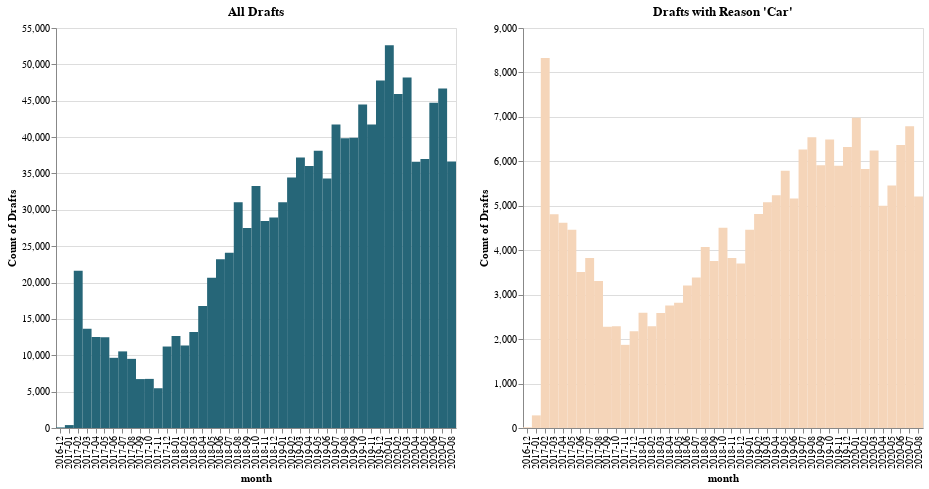

Here is the notebook cell this chart was saved with:
### Code cell
all_reason_month = (
    alt.Chart(df_reason_all_month)
    .mark_rect(color=petrol, size=5)
    .encode(
        alt.X("month:O", title="month"),
        alt.Y("all_drafts:Q", title="Count of Drafts", sort="x"),
        tooltip="all_drafts:Q",
    )
    .properties(width=400, height=400)
)

all_reason_car_month = (
    alt.Chart(df_reason_car_month)
    .mark_rect(color=beige, size=5)
    .encode(
        alt.X("month:O", title="month"),
        alt.Y("all_drafts:Q", title="Count of Drafts", sort="x"),
        tooltip="all_drafts:Q",
    )
    .properties(width=400, height=400)
)

all_reason_used_car_month = (
    alt.Chart(df_reason_used_car_month)
    .mark_rect(color=blue, size=5)
    .encode(
        alt.X("month:O", title="month"),
        alt.Y("all_drafts:Q", title="Count of Drafts", sort="x"),
        tooltip="all_drafts:Q",
    )
    .properties(width=400, height=400)
)

all_reason_appliances_month = (
    alt.Chart(df_reason_appliances_month)
    .mark_rect(color=pink, size=5)
    .encode(
        alt.X("month:O", title="month"),
        alt.Y("all_drafts:Q", title="Count of Drafts", sort="x"),
        tooltip="all_drafts:Q",
    )
    .properties(width=400, height=400)
)


all_reason_month.properties(title="All Drafts") | all_reason_car_month.properties(
    title="Drafts with Reason 'Car'"
)

### Figure 1 — Vega-Lite specification as saved in the notebook (floating-point values rounded to 4 significant figures)
{"config": {"view": {"continuousWidth": 400, "continuousHeight": 300}}, "hconcat": [{"data": {"name": "data-96e496b1e4dd10ef812b01f3c43a6344"}, "mark": {"type": "rect", "color": "#266678 ", "size": 5}, "encoding": {"tooltip": {"type": "quantitative", "field": "all_drafts"}, "x": {"type": "ordinal", "field": "month", "title": "month"}, "y": {"type": "quantitative", "field": "all_drafts", "sort": "x", "title": "Count of Drafts"}}, "height": 400, "title": "All Drafts", "width": 400}, {"data": {"name": "data-eb846f12a679cda8bad73d4cc1a4328b"}, "mark": {"type": "rect", "color": "#F5D5B9", "size": 5}, "encoding": {"tooltip": {"type": "quantitative", "field": "all_drafts"}, "x": {"type": "ordinal", "field": "month", "title": "month"}, "y": {"type": "quantitative", "field": "all_drafts", "sort": "x", "title": "Count of Drafts"}}, "height": 400, "title": "Drafts with Reason 'Car'", "width": 400}], "$schema": "https://vega.github.io/schema/vega-lite/v4.8.1.json", "datasets": {"data-96e496b1e4dd10ef812b01f3c43a6344": [{"month": "2016-12", "purpose_id": 36, "post_2018": 0.0, "all_drafts": 80, "distinct_users": 58, "draft_volume": 28720000, "drafts_per_user": 12.49}, {"month": "2017-01", "purpose_id": 36, "post_2018": 0.0, "all_drafts": 402, "distinct_users": 122, "draft_volume": 102114700, "drafts_per_user": 17.75}, {"month": "2017-02", "purpose_id": 36, "post_2018": 0.0, "all_drafts": 21609, "distinct_users": 13082, "draft_volume": 7661187400, "drafts_per_user": 13.37}, {"month": "2017-03", "purpose_id": 36, "post_2018": 0.0, "all_drafts": 13652, "distinct_users": 9139, "draft_volume": 4518363600, "drafts_per_user": 12.65}, {"month": "2017-04", "purpose_id": 36, "post_2018": 0.0, "all_drafts": 12513, "distinct_users": 8603, "draft_volume": 4101996900, "drafts_per_user": 12.32}, {"month": "2017-05", "purpose_id": 36, "post_2018": 0.0, "all_drafts": 12483, "distinct_users": 8273, "draft_volume": 4099999000, "drafts_per_user": 13.05}, {"month": "2017-06", "purpose_id": 36, "post_2018": 0.0, "all_drafts": 9650, "distinct_users": 6503, "draft_volume": 3253339800, "drafts_per_user": 12.59}, {"month": "2017-07", "purpose_id": 36, "post_2018": 0.0, "all_drafts": 10534, "distinct_users": 7063, "draft_volume": 3666536800, "drafts_per_user": 12.67}, {"month": "2017-08", "purpose_id": 36, "post_2018": 0.0, "all_drafts": 9507, "distinct_users": 6425, "draft_volume": 3313800300, "drafts_per_user": 12.71}, {"month": "2017-09", "purpose_id": 36, "post_2018": 0.0, "all_drafts": 6727, "distinct_users": 4808, "draft_volume": 2574498300, "drafts_per_user": 12.01}, {"month": "2017-10", "purpose_id": 36, "post_2018": 0.0, "all_drafts": 6753, "distinct_users": 4793, "draft_volume": 2576870400, "drafts_per_user": 12.16}, {"month": "2017-11", "purpose_id": 48, "post_2018": 0.0, "all_drafts": 5467, "distinct_users": 4050, "draft_volume": 1976365700, "drafts_per_user": 14.67}, {"month": "2017-12", "purpose_id": 120, "post_2018": 0.0, "all_drafts": 11203, "distinct_users": 7900, "draft_volume": 4888856600, "drafts_per_user": 21.83}, {"month": "2018-01", "purpose_id": 120, "post_2018": 16.0, "all_drafts": 12667, "distinct_users": 8830, "draft_volume": 5684893000, "drafts_per_user": 21.62}, {"month": "2018-02", "purpose_id": 120, "post_2018": 16.0, "all_drafts": 11346, "distinct_users": 8056, "draft_volume": 4861655200, "drafts_per_user": 21.42}, {"month": "2018-03", "purpose_id": 120, "post_2018": 16.0, "all_drafts": 13193, "distinct_users": 9316, "draft_volume": 5510223800, "drafts_per_user": 21.34}, {"month": "2018-04", "purpose_id": 120, "post_2018": 16.0, "all_drafts": 16775, "distinct_users": 11889, "draft_volume": 7363604300, "drafts_per_user": 21.51}, {"month": "2018-05", "purpose_id": 120, "post_2018": 16.0, "all_drafts": 20675, "distinct_users": 14318, "draft_volume": 9014145800, "drafts_per_user": 22.16}, {"month": "2018-06", "purpose_id": 120, "post_2018": 16.0, "all_drafts": 23188, "distinct_users": 15759, "draft_volume": 9772360900, "drafts_per_user": 22.17}, {"month": "2018-07", "purpose_id": 120, "post_2018": 16.0, "all_drafts": 24095, "distinct_users": 17134, "draft_volume": 10619030200, "drafts_per_user": 21.42}, {"month": "2018-08", "purpose_id": 120, "post_2018": 16.0, "all_drafts": 31033, "distinct_users": 21173, "draft_volume": 13475551500, "drafts_per_user": 22.4}, {"month": "2018-09", "purpose_id": 120, "post_2018": 16.0, "all_drafts": 27496, "distinct_users": 19212, "draft_volume": 12169008400, "drafts_per_user": 21.83}, {"month": "2018-10", "purpose_id": 120, "post_2018": 16.0, "all_drafts": 33290, "distinct_users": 20898, "draft_volume": 14661639600, "drafts_per_user": 24.28}, {"month": "2018-11", "purpose_id": 120, "post_2018": 16.0, "all_drafts": 28470, "distinct_users": 20162, "draft_volume": 12594577400, "drafts_per_user": 21.48}, {"month": "2018-12", "purpose_id": 120, "post_2018": 16.0, "all_drafts": 28944, "distinct_users": 21314, "draft_volume": 12676614100, "drafts_per_user": 20.91}, {"month": "2019-01", "purpose_id": 120, "post_2018": 16.0, "all_drafts": 31053, "distinct_users": 22826, "draft_volume": 13878623500, "drafts_per_user": 20.97}, {"month": "2019-02", "purpose_id": 120, "post_2018": 16.0, "all_drafts": 34441, "distinct_users": 24797, "draft_volume": 13535474000, "drafts_per_user": 21.43}, {"month": "2019-03", "purpose_id": 120, "post_2018": 16.0, "all_drafts": 37208, "distinct_users": 26721, "draft_volume": 14064233200, "drafts_per_user": 21.37}, {"month": "2019-04", "purpose_id": 120, "post_2018": 16.0, "all_drafts": 36008, "distinct_users": 25900, "draft_volume": 13388738900, "drafts_per_user": 21.44}, {"month": "2019-05", "purpose_id": 120, "post_2018": 16.0, "all_drafts": 38125, "distinct_users": 27394, "draft_volume": 16458961800, "drafts_per_user": 21.42}, {"month": "2019-06", "purpose_id": 120, "post_2018": 16.0, "all_drafts": 34313, "distinct_users": 24867, "draft_volume": 14673206400, "drafts_per_user": 21.27}, {"month": "2019-07", "purpose_id": 120, "post_2018": 16.0, "all_drafts": 41743, "distinct_users": 29917, "draft_volume": 17339480500, "drafts_per_user": 21.54}, {"month": "2019-08", "purpose_id": 120, "post_2018": 16.0, "all_drafts": 39852, "distinct_users": 28368, "draft_volume": 16732820600, "drafts_per_user": 21.41}, {"month": "2019-09", "purpose_id": 120, "post_2018": 16.0, "all_drafts": 39906, "distinct_users": 28908, "draft_volume": 16509820500, "drafts_per_user": 21.3}, {"month": "2019-10", "purpose_id": 120, "post_2018": 16.0, "all_drafts": 44467, "distinct_users": 32640, "draft_volume": 19032221500, "drafts_per_user": 21.09}, {"month": "2019-11", "purpose_id": 120, "post_2018": 16.0, "all_drafts": 41719, "distinct_users": 30552, "draft_volume": 17547886000, "drafts_per_user": 21.15}, {"month": "2019-12", "purpose_id": 120, "post_2018": 16.0, "all_drafts": 47771, "distinct_users": 34293, "draft_volume": 18081937200, "drafts_per_user": 21.41}, {"month": "2020-01", "purpose_id": 120, "post_2018": 16.0, "all_drafts": 52632, "distinct_users": 37434, "draft_volume": 21133899000, "drafts_per_user": 21.63}, {"month": "2020-02", "purpose_id": 120, "post_2018": 16.0, "all_drafts": 45915, "distinct_users": 32786, "draft_volume": 18503141900, "drafts_per_user": 21.6}, {"month": "2020-03", "purpose_id": 120, "post_2018": 16.0, "all_drafts": 48185, "distinct_users": 34273, "draft_volume": 19609734700, "drafts_per_user": 21.63}, {"month": "2020-04", "purpose_id": 120, "post_2018": 16.0, "all_drafts": 36617, "distinct_users": 26293, "draft_volume": 15136462200, "drafts_per_user": 21.29}, {"month": "2020-05", "purpose_id": 120, "post_2018": 16.0, "all_drafts": 36999, "distinct_users": 26551, "draft_volume": 16063416000, "drafts_per_user": 21.31}, {"month": "2020-06", "purpose_id": 120, "post_2018": 16.0, "all_drafts": 44737, "distinct_users": 31841, "draft_volume": 19059384500, "drafts_per_user": 21.64}, {"month": "2020-07", "purpose_id": 120, "post_2018": 16.0, "all_drafts": 46692, "distinct_users": 33709, "draft_volume": 19315701200, "drafts_per_user": 21.23}, {"month": "2020-08", "purpose_id": 120, "post_2018": 16.0, "all_drafts": 36655, "distinct_users": 26429, "draft_volume": 15321946200, "drafts_per_user": 21.43}], "data-eb846f12a679cda8bad73d4cc1a4328b": [{"month": "2016-12", "purpose_id": 1, "post_2018": false, "all_drafts": 16, "distinct_users": 10, "draft_volume": 5120000, "drafts_per_user": 1.6}, {"month": "2017-01", "purpose_id": 1, "post_2018": false, "all_drafts": 284, "distinct_users": 40, "draft_volume": 44870000, "drafts_per_user": 7.1}, {"month": "2017-02", "purpose_id": 1, "post_2018": false, "all_drafts": 8324, "distinct_users": 3506, "draft_volume": 2618336800, "drafts_per_user": 2.374}, {"month": "2017-03", "purpose_id": 1, "post_2018": false, "all_drafts": 4809, "distinct_users": 2747, "draft_volume": 1592829200, "drafts_per_user": 1.751}, {"month": "2017-04", "purpose_id": 1, "post_2018": false, "all_drafts": 4616, "distinct_users": 2730, "draft_volume": 1507025000, "drafts_per_user": 1.691}, {"month": "2017-05", "purpose_id": 1, "post_2018": false, "all_drafts": 4460, "distinct_users": 2619, "draft_volume": 1438985300, "drafts_per_user": 1.703}, {"month": "2017-06", "purpose_id": 1, "post_2018": false, "all_drafts": 3511, "distinct_users": 2030, "draft_volume": 1146881400, "drafts_per_user": 1.73}, {"month": "2017-07", "purpose_id": 1, "post_2018": false, "all_drafts": 3823, "distinct_users": 2181, "draft_volume": 1222343000, "drafts_per_user": 1.753}, {"month": "2017-08", "purpose_id": 1, "post_2018": false, "all_drafts": 3305, "distinct_users": 1950, "draft_volume": 1037407100, "drafts_per_user": 1.695}, {"month": "2017-09", "purpose_id": 1, "post_2018": false, "all_drafts": 2276, "distinct_users": 1425, "draft_volume": 822644100, "drafts_per_user": 1.597}, {"month": "2017-10", "purpose_id": 1, "post_2018": false, "all_drafts": 2289, "distinct_users": 1434, "draft_volume": 804327500, "drafts_per_user": 1.596}, {"month": "2017-11", "purpose_id": 1, "post_2018": false, "all_drafts": 1871, "distinct_users": 1240, "draft_volume": 642131700, "drafts_per_user": 1.509}, {"month": "2017-12", "purpose_id": 1, "post_2018": false, "all_drafts": 2178, "distinct_users": 1442, "draft_volume": 1036632200, "drafts_per_user": 1.51}, {"month": "2018-01", "purpose_id": 1, "post_2018": true, "all_drafts": 2593, "distinct_users": 1581, "draft_volume": 1272552700, "drafts_per_user": 1.64}, {"month": "2018-02", "purpose_id": 1, "post_2018": true, "all_drafts": 2290, "distinct_users": 1444, "draft_volume": 1093936700, "drafts_per_user": 1.586}, {"month": "2018-03", "purpose_id": 1, "post_2018": true, "all_drafts": 2586, "distinct_users": 1678, "draft_volume": 1300710800, "drafts_per_user": 1.541}, {"month": "2018-04", "purpose_id": 1, "post_2018": true, "all_drafts": 2755, "distinct_users": 1775, "draft_volume": 1474871000, "drafts_per_user": 1.552}, {"month": "2018-05", "purpose_id": 1, "post_2018": true, "all_drafts": 2819, "distinct_users": 1874, "draft_volume": 1679410300, "drafts_per_user": 1.504}, {"month": "2018-06", "purpose_id": 1, "post_2018": true, "all_drafts": 3207, "distinct_users": 2114, "draft_volume": 1936022700, "drafts_per_user": 1.517}, {"month": "2018-07", "purpose_id": 1, "post_2018": true, "all_drafts": 3386, "distinct_users": 2301, "draft_volume": 2122737500, "drafts_per_user": 1.472}, {"month": "2018-08", "purpose_id": 1, "post_2018": true, "all_drafts": 4073, "distinct_users": 2740, "draft_volume": 2578884800, "drafts_per_user": 1.486}, {"month": "2018-09", "purpose_id": 1, "post_2018": true, "all_drafts": 3758, "distinct_users": 2544, "draft_volume": 2324176900, "drafts_per_user": 1.477}, {"month": "2018-10", "purpose_id": 1, "post_2018": true, "all_drafts": 4508, "distinct_users": 2725, "draft_volume": 2868190800, "drafts_per_user": 1.654}, {"month": "2018-11", "purpose_id": 1, "post_2018": true, "all_drafts": 3825, "distinct_users": 2555, "draft_volume": 2452340800, "drafts_per_user": 1.497}, {"month": "2018-12", "purpose_id": 1, "post_2018": true, "all_drafts": 3702, "distinct_users": 2580, "draft_volume": 2425686200, "drafts_per_user": 1.435}, {"month": "2019-01", "purpose_id": 1, "post_2018": true, "all_drafts": 4463, "distinct_users": 3091, "draft_volume": 2764773700, "drafts_per_user": 1.444}, {"month": "2019-02", "purpose_id": 1, "post_2018": true, "all_drafts": 4817, "distinct_users": 3164, "draft_volume": 2464396700, "drafts_per_user": 1.522}, {"month": "2019-03", "purpose_id": 1, "post_2018": true, "all_drafts": 5079, "distinct_users": 3369, "draft_volume": 2519895000, "drafts_per_user": 1.508}, {"month": "2019-04", "purpose_id": 1, "post_2018": true, "all_drafts": 5235, "distinct_users": 3530, "draft_volume": 2577552800, "drafts_per_user": 1.483}, {"month": "2019-05", "purpose_id": 1, "post_2018": true, "all_drafts": 5790, "distinct_users": 3906, "draft_volume": 3249162300, "drafts_per_user": 1.482}, {"month": "2019-06", "purpose_id": 1, "post_2018": true, "all_drafts": 5163, "distinct_users": 3547, "draft_volume": 2919279100, "drafts_per_user": 1.456}, {"month": "2019-07", "purpose_id": 1, "post_2018": true, "all_drafts": 6269, "distinct_users": 4226, "draft_volume": 3425673800, "drafts_per_user": 1.483}, {"month": "2019-08", "purpose_id": 1, "post_2018": true, "all_drafts": 6540, "distinct_users": 3784, "draft_volume": 3327687900, "drafts_per_user": 1.728}, {"month": "2019-09", "purpose_id": 1, "post_2018": true, "all_drafts": 5914, "distinct_users": 3912, "draft_volume": 3170340800, "drafts_per_user": 1.512}, {"month": "2019-10", "purpose_id": 1, "post_2018": true, "all_drafts": 6490, "distinct_users": 4391, "draft_volume": 3657575000, "drafts_per_user": 1.478}, {"month": "2019-11", "purpose_id": 1, "post_2018": true, "all_drafts": 5902, "distinct_users": 4029, "draft_volume": 3128936800, "drafts_per_user": 1.465}, {"month": "2019-12", "purpose_id": 1, "post_2018": true, "all_drafts": 6325, "distinct_users": 4328, "draft_volume": 3198324900, "drafts_per_user": 1.461}, {"month": "2020-01", "purpose_id": 1, "post_2018": true, "all_drafts": 6983, "distinct_users": 4725, "draft_volume": 3697153600, "drafts_per_user": 1.478}, {"month": "2020-02", "purpose_id": 1, "post_2018": true, "all_drafts": 5827, "distinct_users": 4062, "draft_volume": 3320832400, "drafts_per_user": 1.435}, {"month": "2020-03", "purpose_id": 1, "post_2018": true, "all_drafts": 6243, "distinct_users": 4196, "draft_volume": 3343990500, "drafts_per_user": 1.488}, {"month": "2020-04", "purpose_id": 1, "post_2018": true, "all_drafts": 5003, "distinct_users": 3405, "draft_volume": 2662921900, "drafts_per_user": 1.469}, {"month": "2020-05", "purpose_id": 1, "post_2018": true, "all_drafts": 5455, "distinct_users": 3788, "draft_volume": 3142425200, "drafts_per_user": 1.44}, {"month": "2020-06", "purpose_id": 1, "post_2018": true, "all_drafts": 6370, "distinct_users": 4407, "draft_volume": 3883763600, "drafts_per_user": 1.445}, {"month": "2020-07", "purpose_id": 1, "post_2018": true, "all_drafts": 6787, "distinct_users": 4758, "draft_volume": 3963569400, "drafts_per_user": 1.426}, {"month": "2020-08", "purpose_id": 1, "post_2018": true, "all_drafts": 5206, "distinct_users": 3616, "draft_volume": 2978834100, "drafts_per_user": 1.44}]}}
